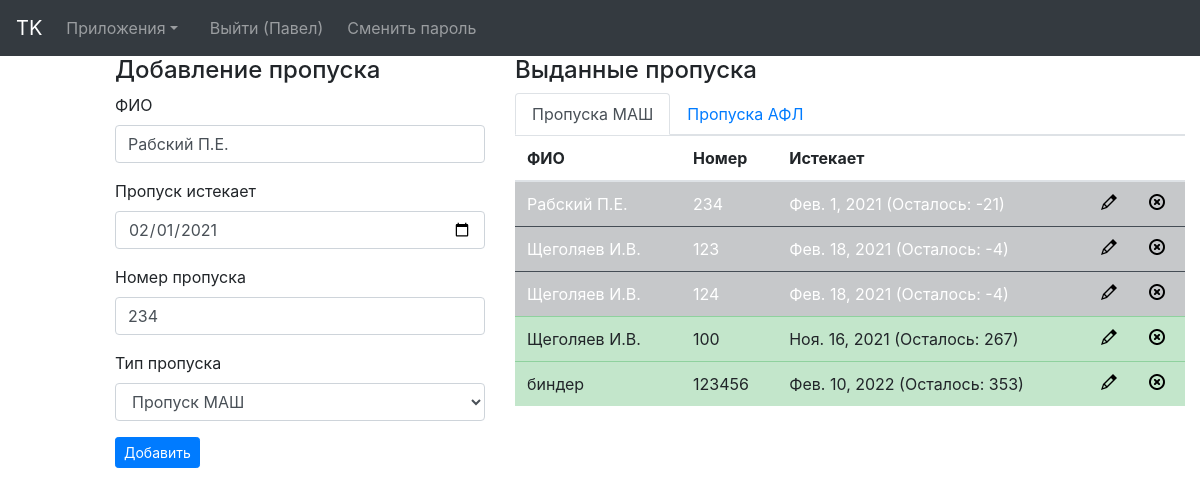
Screenshot of /passes/42 (signed in) with the database file from the repository.
### passes/models.py (models this page shows, shortened)
class Passes(models.Model):
    PASS_TYPES = (
        ('afl', 'Пропуск АФЛ'),
        ('mash', 'Пропуск МАШ'),
    )
    author = models.ForeignKey(settings.AUTH_USER_MODEL, on_delete=models.CASCADE)
    owner = models.CharField(max_length=500, editable=True, blank=True)
    passexpired = models.DateField(blank=True, editable=True, null=True)
    passnumber = models.CharField(max_length=20, editable=True, blank=True)
    passtype = models.CharField(max_length=10, choices=PASS_TYPES)
    deleted = models.BooleanField(default=False)

### passes/views.py (the view, shortened to what this page needs)
# urls.py: url(r'^(?P<pass_id>[0-9]+)$', views.start, name='start'),
@login_required
def start(request, pass_id=None):
    context = {}
    try:
        context['role'] = PassesUsers.objects.get(user=request.user.id).role
    except Exception:
        return HttpResponse("START. Критическая ошибка контроля ролей. Обратитесь к администратору")
    if context['role'] == 'teamlead':
        if request.method == 'POST':
            form = PassesForm(request.POST)
            if form.is_valid():
                response = form.save(commit=False)
                response.author = User.objects.get(username=request.user)
                response.save()
        if pass_id == None:
            context['form'] = PassesForm()
        else:
            context['form'] = PassesForm(instance=Passes.objects.get(id=pass_id))
        allPasses = Passes.objects.all().filter(deleted=False)
        warning_days = 120
        danger_days = 90
        critical_days = 30
        for i in allPasses:
            print(i.author, request.user)
            if i.author == request.user:
                i.showmy = True
            else:
                i.showmy = False
            i.days_left = int(str(i.passexpired - datetime.date.today()).split()[0])
            if i.days_left > warning_days:
                i.status = "table-success"
            elif i.days_left <= warning_days and i.days_left > danger_days+1:
                i.status = "table-warning"
            elif i.days_left <= danger_days and i.days_left > critical_days+1:
                i.status = "table-danger"
            else:
                i.status = "table-dark"
        context['passes'] = sorted(allPasses, key=lambda student: student.passexpired)
    if context['role'] == 'admin':
        pass
    return render(request, 'passes/index.html', context)

### passes/forms.py
class PassesForm(ModelForm):
    class Meta:
        model = Passes
        fields = ['owner','passexpired', 'passnumber','passtype']
        labels = {
            "owner": "ФИО",
            "passexpired": "Пропуск истекает",
            "passnumber": "Номер пропуска",
            "passtype": "Тип пропуска",
        }
        widgets = {
            'passexpired': forms.DateInput(
                format=('%Y-%m-%d'),  # Формат, в котором ХРАНИТСЯ дата
                attrs = {
                    'class':'form-control',
                    'type':'date'
                }
            ),
        }

### templates/passes/index.html (shortened to what this page needs)
{% extends 'base.html' %}
{% load static %}
{% load bootstrap4 %}
{% block content %}
    <div class="container-fluid">
        <div class="row">
            <div class="col-xs-12 col-sm-6 col-md-8 col-lg-1">
            </div>
            <div class="col-xs-12 col-sm-6 col-md-8 col-lg-4">
                <h4>Добавление пропуска</h4>
                <form action="/passes/" method="post" class="form">
                    {% bootstrap_form form layout='horizontal' size='small' %}
                    <button type="submit" class="btn btn-primary btn-sm">Добавить</button>
                </form>
            </div>
            <div class="col-xs-12 col-sm-6 col-md-4 col-lg-7">
                <h4>Выданные пропуска</h4>
                <ul class="nav nav-tabs">
                    <li class="nav-item">
                        <a class="nav-link active" data-toggle="tab" href="#home">Пропуска МАШ</a>
                    </li>
                    <li class="nav-item">
                        <a class="nav-link" data-toggle="tab" href="#profile">Пропуска АФЛ</a>
                    </li>
                </ul>
                <div id="myTabContent" class="tab-content">
                    <div class="tab-pane fade active show" id="home">
                        <table class="table table-hover">
                            <thead>
                            <tr>
                                <th scope="col">ФИО</th>
                                <th scope="col">Номер</th>
                                <th scope="col">Истекает</th>
                                <th scope="col"></th>
                                <th scope="col"></th>
                            </tr>
                            </thead>
                            <tbody>
                            {% for i in passes %}
                                {% if i.passtype == 'mash' %}
                                    <tr class="{{ i.status }}">
                                        <td>{{ i.owner }}</td>
                                        <td>{{ i.passnumber }}</td>
                                        <td>{{ i.passexpired }} (Осталось: {{ i.days_left }})</td>
                                        <td>
                                            <a href="{{ i.id }}">
                                                <img src="{% static '\icons\pencil.png' %} ">
                                            </a>
                                        </td>
                                        <td>
                                            <a href="delete_pass/{{ i.id }}" onclick="return confirm('Ну и что, вот прям удаляем?');">
                                                <img src="{% static '\icons\delete.png' %} ">
                                            </a>
                                        </td>
                                    </tr>
                                {% endif %}
                            {% endfor %}
                            </tbody>
                        </table>
                    </div>
                </div>
            </div>
        </div>
    </div>
{% endblock %}

### templates/base.html (shortened to what this page needs)
{% load bootstrap4 %}
{% bootstrap_css %}
<!DOCTYPE html>
<html lang="en">
<head>
    {% load static %}
    <link rel="stylesheet" type="text/css" href="{% static "portal.css" %} " />
</head>
<nav class="navbar navbar-expand-lg navbar-dark bg-dark">
    <a class="navbar-brand" href="/">TK</a>
    <div class="collapse navbar-collapse" id="navbarColor02">
        <ul class="navbar-nav mr-auto">
            <li class="nav-item dropdown">
                <a class="nav-link dropdown-toggle" data-toggle="dropdown" href="#" id="themes">Приложения</a>
            </li>
            <li class="nav-item">
                <a class="nav-link" href="../help/"></a>
            </li>
            {%if user.is_authenticated %}
                <li class="nav-item mr-sm-2">
                    <a class="nav-link"  href="/accounts/logout">Выйти ({{ user.first_name }})</a>
                </li>
                <li class="nav-item mr-sm-2">
                    <a class="nav-link" href="/accounts/chpwd">Сменить пароль</a>
                </li>
            {% endif %}
        </ul>
    </div>
</nav>
{% if role == 'teamlead' %}{% block content %}{% endblock %}{% endif %}

### rows the page displays
Passes: owner "Рабский П.Е.", passexpired "02/01/2021", passnumber "234", passtype "Пропуск МАШ", passexpired "Фев. 1, 2021", days_left "-21"
Passes: owner "Щеголяев И.В.", passnumber "123", passexpired "Фев. 18, 2021", days_left "-4"
Passes: owner "Щеголяев И.В.", passnumber "124", passexpired "Фев. 18, 2021", days_left "-4"
Passes: owner "Щеголяев И.В.", passnumber "100", passexpired "Ноя. 16, 2021", days_left "267"
Passes: owner "биндер", passnumber "123456", passexpired "Фев. 10, 2022", days_left "353"

### other values shown
{{ user.first_name }} "Павел"
